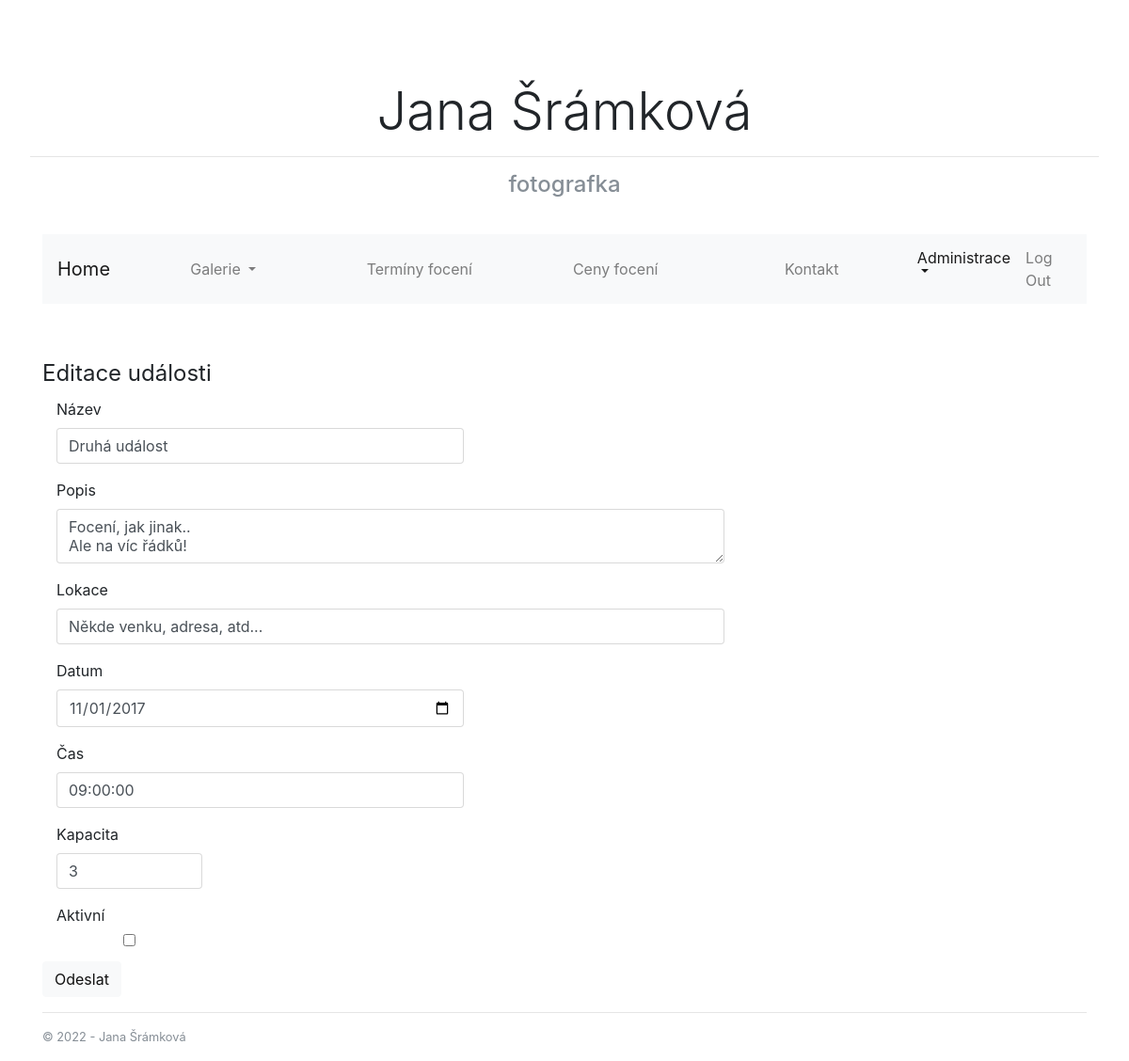
Page /admin/events/2/edit (signed in) on the committed database.
### AtelierApp/models.py (models this page shows, shortened)
class Event(db.Model):
    __tablename__ = 'events'
    id = db.Column(db.Integer, primary_key=True)
    name = db.Column(db.String(64), index=True, nullable=False)
    description = db.Column(db.Text)
    location = db.Column(db.String(256))
    date = db.Column(db.Date, nullable=False)
    time = db.Column(db.Time)
    capacity = db.Column(db.Integer)
    active = db.Column(db.Boolean, default=True)
    customers = db.relationship('Customer', backref='customer', lazy='dynamic')

### AtelierApp/views.py (the view, shortened to what this page needs)
@app.route('/admin/events/<int:id>/edit', methods=['GET', 'POST'])
@login_required
@required_roles('Admin')
def edit_event(id):
    event = Event.query.filter_by(id=id).first()
    f = EventForm(obj=event)
    return render_template('edit-event.html', form = f, title=u'Editace události', year=datetime.now().year)

### AtelierApp/forms.py
class EventForm(FlaskForm):
    name = StringField(u'Název', validators=[DataRequired(u'Název události musí být vyplněn.'), Length(min=3, max=64, message=u'Název události musí mít 3-64 znaků.')])
    description = TextAreaField(u'Popis')
    location = StringField(u'Lokace', validators=[DataRequired(u'Místo akce je povinné.'), Length(max=256, message=u'Popis lokace může být maximálně 256 znaků dlouhý')])
    date = DateField(u'Datum', format='%Y-%m-%d', validators=[DataRequired(u'Vyberte datum.')])
    time = TimeField(u'Čas', validators=[DataRequired()])
    capacity = IntegerField(u'Kapacita', validators=[DataRequired(u'Vyplňte kapacitu.'), NumberRange(min=1, max=50, message=u'Kapacita 1-50 lidí')])
    active = BooleanField(u'Aktivní', default = True)

### AtelierApp/models.py (called while the page is built)
    @property
    def is_admin(self):
        adminRole = Role.query.filter_by(name='Admin').first()
        return self.role==adminRole

### AtelierApp/views.py (called while the page is built)
@lm.user_loader
def load_user(id):
    return User.query.get(int(id))

@app.before_request
def before_request():
    g.user = current_user

### AtelierApp/templates/edit-event.html (shortened to what this page needs)
﻿{% extends "layout.html" %}
{% block content %}
<div class="well">
    <form class="form-horizontal" action="" method="post" name="add-event">
        <fieldset>
            <legend>Editace události</legend>
            <div class="form-group">
                {{form.name.label(class="col-sm-2 control-label")}}
                <div class="col-sm-5">{{ form.name(class="form-control", placeholder=form.name.description) }}</div>
            </div>
            <div class="form-group">
                {{form.description.label(class="col-sm-2 control-label")}}
                <div class="col-sm-8">{{ form.description(class="form-control", placeholder=form.description.description) }}</div>
            </div>
            <div class="form-group">
                {{form.location.label(class="col-sm-2 control-label")}}
                <div class="col-sm-8">{{ form.location(class="form-control", placeholder=form.location.description) }}</div>
            </div>
            <div class="form-group">
                {{form.date.label(class="col-sm-2 control-label")}}
                <div class="col-sm-5">{{ form.date(class="form-control datepicker", placeholder=form.date.description) }}</div>
            </div>
            <div class="form-group">
                {{form.time.label(class="col-sm-2 control-label")}}
                <div class="col-sm-5">{{ form.time(class="form-control", placeholder=form.time.description) }}</div>
            </div>
            <div class="form-group">
                {{form.capacity.label(class="col-sm-2 control-label")}}
                <div class="col-sm-2">{{ form.capacity(class="form-control", placeholder=form.capacity.description) }}</div>
            </div>
            <div class="form-group">
                {{form.active.label(class="col-sm-2 control-label")}}
                <div class="col-sm-2">{{ form.active(class="form-control", placeholder=form.active.description) }}</div>
            </div>
            <div class="control-group">
                <div class="controls">
                    <input class="btn btn-light" type="submit" value="Odeslat">
                </div>
            </div>
        </fieldset>
    </form>
</div>
{% endblock %}

### AtelierApp/static/css/lightbox.css (style rules this page uses)
body:after { content: url(../images/close.png) url(../images/loading.gif) url(../images/prev.png) url(../images/next.png); display: none; }

### rows in the picture
Event: name "Druhá událost", description "Focení, jak jinak.. Ale na víc řádků!", location "Někde venku, adresa, atd...", date "11/01/2017", time "09:00:00", capacity "3"
